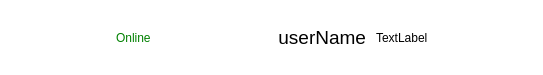
<?xml version="1.0" encoding="UTF-8"?>
<ui version="4.0">
 <class>UserWidget</class>
 <widget class="QWidget" name="UserWidget">
  <property name="geometry">
   <rect>
    <x>0</x>
    <y>0</y>
    <width>543</width>
    <height>75</height>
   </rect>
  </property>
  <property name="sizePolicy">
   <sizepolicy hsizetype="Expanding" vsizetype="Expanding">
    <horstretch>0</horstretch>
    <verstretch>0</verstretch>
   </sizepolicy>
  </property>
  <property name="windowTitle">
   <string>Form</string>
  </property>
  <property name="styleSheet">
   <string notr="true">background: white;</string>
  </property>
  <layout class="QGridLayout" name="gridLayout">
   <item row="0" column="0">
    <widget class="QWidget" name="widget" native="true">
     <property name="styleSheet">
      <string notr="true"/>
     </property>
     <layout class="QGridLayout" name="gridLayout_2">
      <property name="leftMargin">
       <number>2</number>
      </property>
      <property name="topMargin">
       <number>2</number>
      </property>
      <property name="rightMargin">
       <number>2</number>
      </property>
      <property name="bottomMargin">
       <number>2</number>
      </property>
      <property name="spacing">
       <number>2</number>
      </property>
      <item row="0" column="0">
       <layout class="QHBoxLayout" name="horizontalLayout_2" stretch="3,0,6,0,3">
        <property name="spacing">
         <number>10</number>
        </property>
        <item>
         <spacer name="horizontalSpacer">
          <property name="orientation">
           <enum>Qt::Horizontal</enum>
          </property>
          <property name="sizeHint" stdset="0">
           <size>
            <width>40</width>
            <height>20</height>
           </size>
          </property>
         </spacer>
        </item>
        <item>
         <widget class="QLabel" name="online_label">
          <property name="enabled">
           <bool>true</bool>
          </property>
          <property name="styleSheet">
           <string notr="true">color: green; border: none;</string>
          </property>
          <property name="text">
           <string>Online</string>
          </property>
         </widget>
        </item>
        <item>
         <widget class="QLabel" name="name_label">
          <property name="font">
           <font>
            <pointsize>14</pointsize>
           </font>
          </property>
          <property name="styleSheet">
           <string notr="true">border: none</string>
          </property>
          <property name="text">
           <string>userName</string>
          </property>
          <property name="alignment">
           <set>Qt::AlignRight|Qt::AlignTrailing|Qt::AlignVCenter</set>
          </property>
         </widget>
        </item>
        <item>
         <widget class="QLabel" name="user_icon_label_user_widget">
          <property name="text">
           <string>TextLabel</string>
          </property>
         </widget>
        </item>
        <item>
         <spacer name="horizontalSpacer_2">
          <property name="orientation">
           <enum>Qt::Horizontal</enum>
          </property>
          <property name="sizeHint" stdset="0">
           <size>
            <width>40</width>
            <height>20</height>
           </size>
          </property>
         </spacer>
        </item>
       </layout>
      </item>
     </layout>
    </widget>
   </item>
  </layout>
 </widget>
 <resources/>
 <connections/>
</ui>
